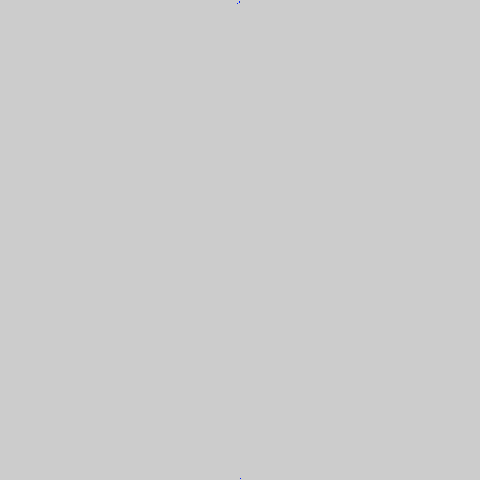
Frame 1 (no input)
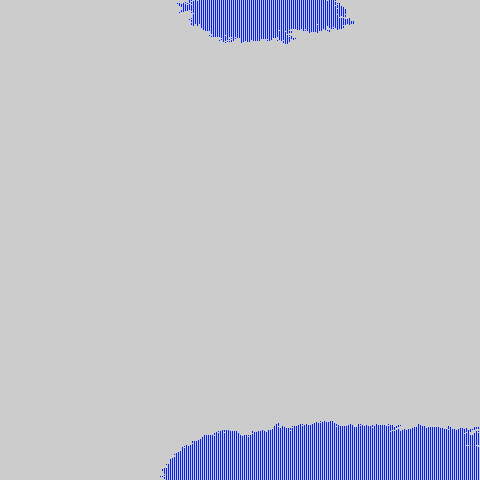
Frame 60 (the mouse pressed at the canvas centre just before this capture)
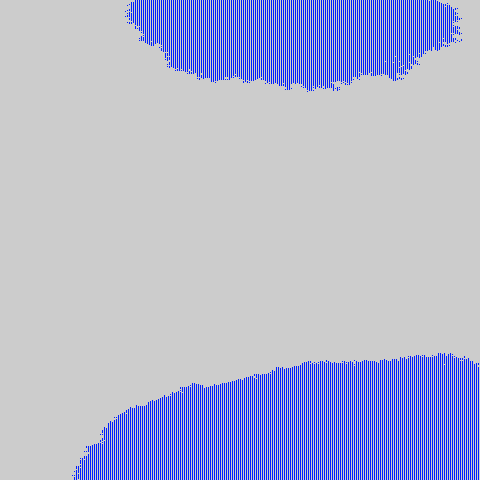
Frame 120 (the mouse held since frame 60 and released just before this capture)

The Processing sketch that drew these frames (run headless with seeded random() and noise(); from frame 60 on, the mouse is pressed at the canvas centre):

// Processing sketch: ColorMerge
// ── ColorMerge.pde
int x,y,m,j,a;
void setup(){size(480,480);colorMode(3,99);}
void draw(){
if(m<960){a=color(random(99),99,99);set(239,1,a);set(240,478,a);}
for(m=x=0;x++<480;)for(y=0;y++<480;)if(get(x,y)==a)for(j=0;j++<(1-x%2)+1;)set(x+(int)random(-2,2)*2,y+(int)random(-2,2),a);else m++;}//#p5t
